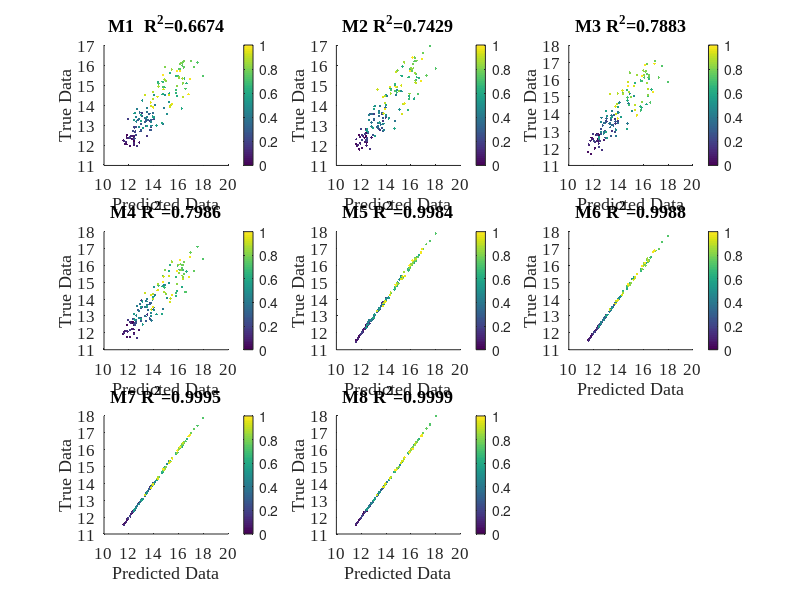

This chart was generated by the following MATLAB code:
clc;
close all;
clear;
% %% 加载数据
load('CPA-KELM_SSC_US_VMD_sum_realdata.mat')
load('US_compare.mat')

%% 相关分布图
figure(6)
n=3;
CData = 0:1/(length(sum_realdata)-1):1;% 保持数据长度一致
subplot(331)
scatter(sum_realdata(:),KELM_US_forecast(:),n,CData,'filled');colorbar;ylabel('True Data');xlabel('Predicted Data');title('M1  R^2=0.6674');set(gca,'fontname','times New Roman');
set(gca,'fontsize',12.0)
subplot(332)
scatter(sum_realdata(:),LSSVM_US_forecastdata(:),n,CData,'filled');colorbar;ylabel('True Data');xlabel('Predicted Data');title('M2 R^2=0.7429');set(gca,'fontname','times New Roman');
set(gca,'fontsize',12.0)
subplot(333)
scatter(sum_realdata(:),CSA_LSSVM_US_forecastdata(:),n,CData,'filled');colorbar;ylabel('True Data');xlabel('Predicted Data');title('M3 R^2=0.7883');set(gca,'fontname','times New Roman');
set(gca,'fontsize',12.0)
subplot(334)
scatter(sum_realdata(:),CPA_KELM_US_forecastdata(:),n,CData,'filled');colorbar;ylabel('True Data');xlabel('Predicted Data');title('M4 R^2=0.7986');set(gca,'fontname','times New Roman');
set(gca,'fontsize',12.0)
subplot(335)
scatter(sum_realdata(:),CSA_LSSVM_SSC_US_VMD_sum_forecastdata(:),n,CData,'filled');colorbar;ylabel('True Data');xlabel('Predicted Data');title('M5 R^2=0.9984');set(gca,'fontname','times New Roman');
set(gca,'fontsize',12.0)
subplot(336)
scatter(sum_realdata(:),CPA_KELM_SSC_US_VMD_sum_forecastdata(:),n,CData,'filled');colorbar;ylabel('True Data');xlabel('Predicted Data');title('M6 R^2=0.9988');set(gca,'fontname','times New Roman');
set(gca,'fontsize',12.0)
subplot(337)
scatter(sum_realdata(:),CSA_LSSVM_SSC_US_VMD_iowa_forecastdata(:),n,CData,'filled');colorbar;ylabel('True Data');xlabel('Predicted Data');title('M7 R^2=0.9995');set(gca,'fontname','times New Roman');
set(gca,'fontsize',12.0)
subplot(338)
scatter(sum_realdata(:),CSA_LSSVM_SSC_US_VMD_iowa_forecastdata_err(:),n,CData,'filled');colorbar;ylabel('True Data');xlabel('Predicted Data');title('M8 R^2=0.9999');set(gca,'fontname','times New Roman');
set(gca,'fontsize',12.0)
set(gcf,'Position',[1,1,1200,800]);
